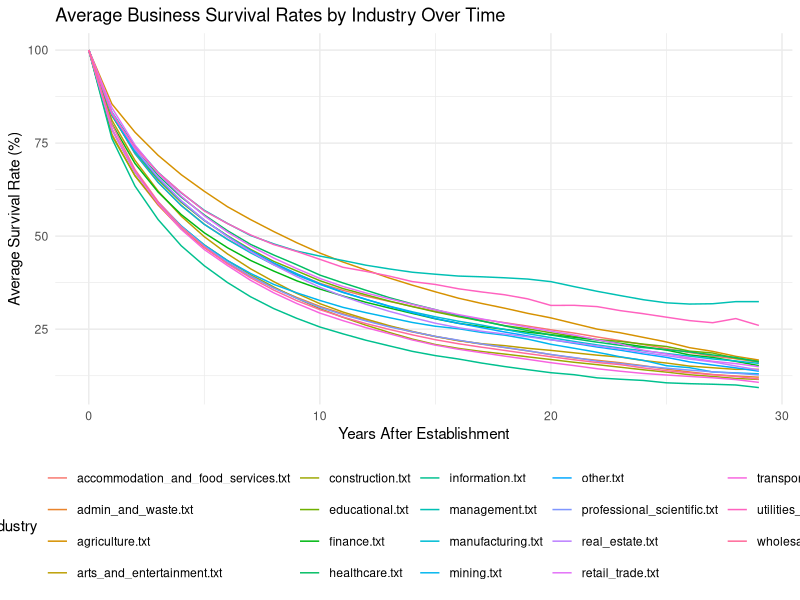
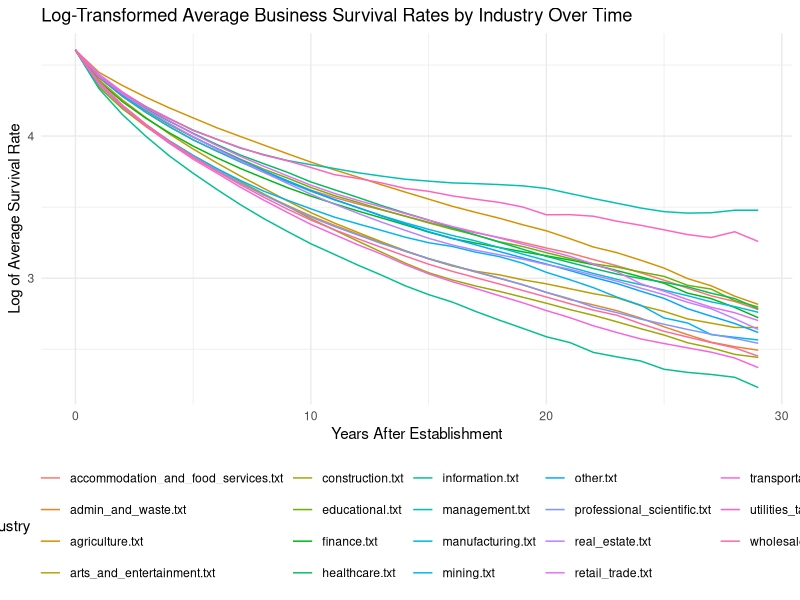

The R script that drew these images, in order:
# Load necessary libraries
library(lme4)
library(ggplot2)
library(dplyr)
library(readr)

# averages_data <- read_csv("PycharmProjects/bs/averages.csv")
averages_data <- read_csv("averages.csv")

# Perform log transformation of the average survival rate
averages_data$log_Avg_Survival_Rate <- log(averages_data$Avg_Survival_Rate)

# Fit a Linear Mixed Model with Year_After_Establishment as the fixed effect and Industry as the random effect
lin_mix_model <- lmer(log_Avg_Survival_Rate ~ Year_After_Establishment + Year_After_Establishment:Industry + (1 | Industry),
                      data = averages_data)

# Show the summary of the Linear Mixed Model
summary(lin_mix_model)

# Plot the average survival rates for each industry over time
ggplot(averages_data, aes(x = Year_After_Establishment, y = Avg_Survival_Rate, color = Industry)) +
  geom_line() +
  labs(title = "Average Business Survival Rates by Industry Over Time",
       x = "Years After Establishment",
       y = "Average Survival Rate (%)") +
  theme_minimal() +
  theme(legend.position = "bottom") +
  guides(color = guide_legend(title = "Industry"))

# Plot the log-transformed average survival rates
ggplot(averages_data, aes(x = Year_After_Establishment, y = log_Avg_Survival_Rate, color = Industry)) +
  geom_line() +
  labs(title = "Log-Transformed Average Business Survival Rates by Industry Over Time",
       x = "Years After Establishment",
       y = "Log of Average Survival Rate") +
  theme_minimal() +
  theme(legend.position = "bottom") +
  guides(color = guide_legend(title = "Industry"))

# Likelihood Ratio Test: testing if the random effect is significant
# Fit the simpler model (fixed effects only, without the random effect)
lmm_fixed_only <- lm(log_Avg_Survival_Rate ~ Year_After_Establishment, data = averages_data)

# Perform the likelihood ratio test between the mixed model and the fixed model
library(lmtest)
lr_test <- lrtest(lin_mix_model, lmm_fixed_only)
print(lr_test)

lin_mix_model <- lmer(log_Avg_Survival_Rate ~ Year_After_Establishment + (1 + Year_After_Establishment | Industry),
                      data = averages_data)

# Show the summary of the Linear Mixed Model
summary(lin_mix_model)